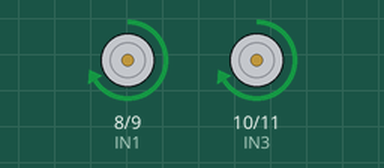
Recording of a sketch running on a simulated Arduino Uno, built with avr-gcc and run on an emulated ATmega328P. Shown: motor-driver pin pairs drawn as motors (green arrow = first pin HIGH = forward, orange = second pin HIGH = backward, longer = more drive, scaled by the enable pin).

Above: at 1.5 s.
At 6.5 s:
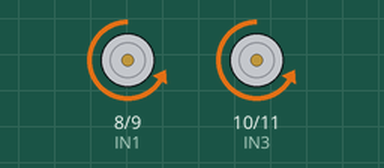
At 9.0 s:
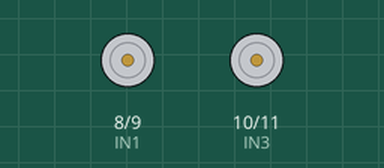
Timing chart, 0 to 13.0 s (numbered marks = the images above):
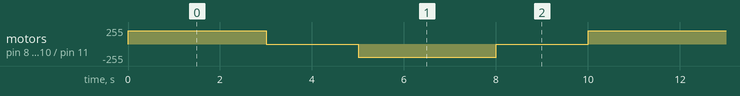

Measured:
- by itself, motor on pin 8 (IN1) / pin 9 (IN2), motor on pin 10 (IN3) / pin 11 (IN4): repeats every 10.0 s: stopped 2.0 s, backward 200/255 3.0 s, stopped 2.0 s, forward 200/255 3.0 s

The sketch:

4Motor_driver.ino
```cpp
#define IN1 8
#define IN2 9
#define IN3 10
#define IN4 11

#define ENA 5
#define ENB 6

void setup() {
  pinMode(IN1, OUTPUT);
  pinMode(IN2, OUTPUT);
  pinMode(IN3, OUTPUT);
  pinMode(IN4, OUTPUT);

  pinMode(ENA, OUTPUT);
  pinMode(ENB, OUTPUT);
}

void loop() {

  //  Move Forward
  digitalWrite(IN1, HIGH);
  digitalWrite(IN2, LOW);

  digitalWrite(IN3, HIGH);
  digitalWrite(IN4, LOW);

  analogWrite(ENA, 200); // speed
  analogWrite(ENB, 200);

  delay(3000);

  //  Stop
  digitalWrite(IN1, LOW);
  digitalWrite(IN2, LOW);
  digitalWrite(IN3, LOW);
  digitalWrite(IN4, LOW);

  delay(2000);

  //  Move Backward
  digitalWrite(IN1, LOW);
  digitalWrite(IN2, HIGH);

  digitalWrite(IN3, LOW);
  digitalWrite(IN4, HIGH);

  delay(3000);

  //  Stop again
  digitalWrite(IN1, LOW);
  digitalWrite(IN2, LOW);
  digitalWrite(IN3, LOW);
  digitalWrite(IN4, LOW);

  delay(2000);
}
```
